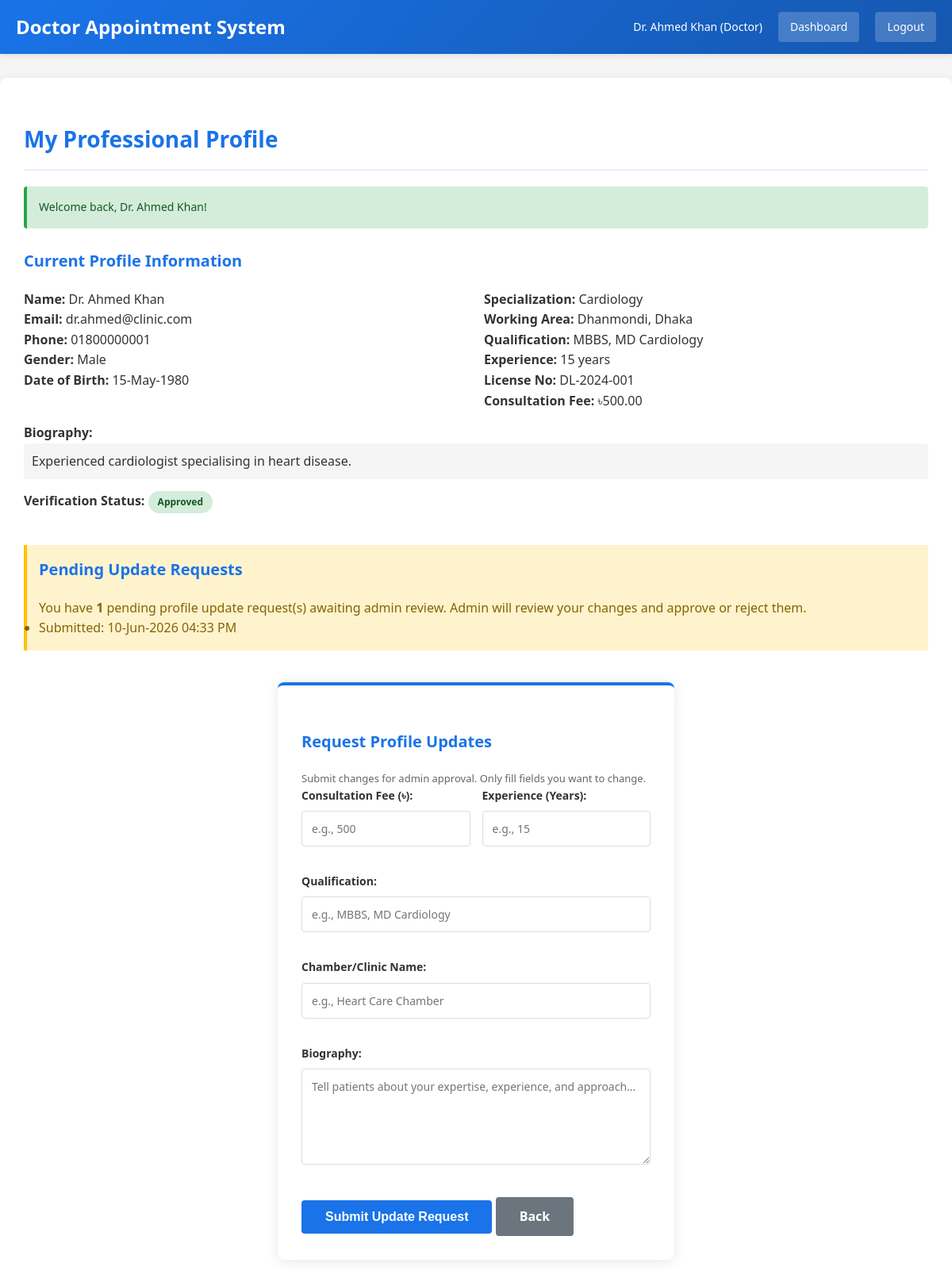
The app's page /doctor_profile.php (signed in) with its own data.
### tables this page shows
CREATE TABLE doctor_profiles (
    doctor_id           INT UNSIGNED PRIMARY KEY,
    specialization_id   SMALLINT UNSIGNED NOT NULL,
    area_id             SMALLINT UNSIGNED NOT NULL,
    gender              ENUM('male','female','other') NOT NULL,
    date_of_birth       DATE NOT NULL,
    license_no          VARCHAR(60) NOT NULL UNIQUE,
    qualification       VARCHAR(200) NOT NULL,
    experience_years    TINYINT UNSIGNED NOT NULL DEFAULT 0,
    current_workplace   VARCHAR(200) NULL,
    chamber_name        VARCHAR(150) NULL,
    chamber_address     TEXT NULL,
    biography           TEXT NULL,
    consultation_fee    DECIMAL(10,2) NOT NULL DEFAULT 0.00,
    profile_image       VARCHAR(300) NULL,
    verification_status ENUM('pending','approved','rejected') DEFAULT 'pending',
    approved_by         INT UNSIGNED NULL,
    approved_at         DATETIME NULL,
    created_at          DATETIME DEFAULT CURRENT_TIMESTAMP,
    updated_at          DATETIME DEFAULT CURRENT_TIMESTAMP ON UPDATE CURRENT_TIMESTAMP,
    FOREIGN KEY (doctor_id)         REFERENCES users(user_id),
    FOREIGN KEY (specialization_id) REFERENCES specializations(specialization_id),
    FOREIGN KEY (area_id)           REFERENCES areas(area_id),
    FOREIGN KEY (approved_by)       REFERENCES users(user_id),
    INDEX idx_verification (verification_status)
);

CREATE TABLE users (
    user_id        INT UNSIGNED PRIMARY KEY AUTO_INCREMENT,
    role_id        TINYINT UNSIGNED NOT NULL,
    full_name      VARCHAR(100) NOT NULL,
    email          VARCHAR(150) NOT NULL UNIQUE,
    phone          VARCHAR(20)  NOT NULL UNIQUE,
    password_hash  VARCHAR(255) NOT NULL,
    account_status ENUM('active','inactive','blocked') DEFAULT 'active',
    created_at     DATETIME DEFAULT CURRENT_TIMESTAMP,
    updated_at     DATETIME DEFAULT CURRENT_TIMESTAMP ON UPDATE CURRENT_TIMESTAMP,
    FOREIGN KEY (role_id) REFERENCES roles(role_id),
    INDEX idx_email (email)
);

CREATE TABLE specializations (
    specialization_id   SMALLINT UNSIGNED PRIMARY KEY AUTO_INCREMENT,
    specialization_name VARCHAR(100) NOT NULL UNIQUE,
    description         TEXT NULL
);

CREATE TABLE areas (
    area_id   SMALLINT UNSIGNED PRIMARY KEY AUTO_INCREMENT,
    area_name VARCHAR(100) NOT NULL,
    city      VARCHAR(80)  NOT NULL,
    district  VARCHAR(80)  NOT NULL
);

CREATE TABLE doctor_profile_update_requests (
    request_id            INT UNSIGNED PRIMARY KEY AUTO_INCREMENT,
    doctor_id             INT UNSIGNED NOT NULL,
    req_specialization_id SMALLINT UNSIGNED NULL,
    req_area_id           SMALLINT UNSIGNED NULL,
    req_license_no        VARCHAR(60)  NULL,
    req_qualification     VARCHAR(200) NULL,
    req_experience_years  TINYINT UNSIGNED NULL,
    req_current_workplace VARCHAR(200) NULL,
    req_chamber_name      VARCHAR(150) NULL,
    req_chamber_address   TEXT NULL,
    req_biography         TEXT NULL,
    req_consultation_fee  DECIMAL(10,2) NULL,
    req_profile_image     VARCHAR(300) NULL,
    supporting_document   VARCHAR(300) NULL,
    request_status        ENUM('pending','approved','rejected') DEFAULT 'pending',
    submitted_at          DATETIME DEFAULT CURRENT_TIMESTAMP,
    reviewed_by           INT UNSIGNED NULL,
    reviewed_at           DATETIME NULL,
    rejection_reason      TEXT NULL,
    FOREIGN KEY (doctor_id)             REFERENCES doctor_profiles(doctor_id),
    FOREIGN KEY (req_specialization_id) REFERENCES specializations(specialization_id),
    FOREIGN KEY (req_area_id)           REFERENCES areas(area_id),
    FOREIGN KEY (reviewed_by)           REFERENCES users(user_id)
);

### auth.php (called while the page is built, shortened)
<?php
function get_current_user_id() {
    return $_SESSION['user_id'] ?? null;
}
?>

### doctor_profile.php (the view, shortened to what this page needs)
<?php
include 'flash.php';
include 'auth.php';
$doctor_id = get_current_user_id();
$apdo = get_admin_pdo();
try {
    $profile = $apdo->query("
        SELECT dp.*, u.email, u.phone, u.full_name,
               s.specialization_name, a.area_name, a.city
        FROM doctor_profiles dp
        JOIN users u ON dp.doctor_id = u.user_id
        JOIN specializations s ON dp.specialization_id = s.specialization_id
        JOIN areas a ON dp.area_id = a.area_id
        WHERE dp.doctor_id = $doctor_id
    ")->fetch(PDO::FETCH_ASSOC);
} catch (PDOException $e) {
    $profile = [];
    set_flash('error', 'Error loading profile');
}
try {
    $pending_requests = $apdo->query("
        SELECT request_id, submitted_at, request_status
        FROM doctor_profile_update_requests
        WHERE doctor_id = $doctor_id AND request_status = 'pending'
        ORDER BY submitted_at DESC
    ")->fetchAll(PDO::FETCH_ASSOC);
} catch (PDOException $e) {
    $pending_requests = [];
}
?>
<!DOCTYPE html>
<html lang="en">
<head>
    <link rel="stylesheet" href="style.css">
</head>
<body>
<div class="navbar">
    <h1>Doctor Appointment System</h1>
    <div class="nav-right">
        <span><?= htmlspecialchars($_SESSION['user_name']) ?> (Doctor)</span>
        <a href="dashboard.php">Dashboard</a>
        <a href="logout.php">Logout</a>
    </div>
</div>
<div class="container">
    <h2>My Professional Profile</h2>
    <?php echo display_flash(); ?>
    <div class="dashboard-section">
        <h3>Current Profile Information</h3>
        <div style="display: grid; grid-template-columns: 1fr 1fr; gap: 20px;">
            <div>
                <p><strong>Name:</strong> <?= htmlspecialchars($profile['full_name']) ?></p>
                <p><strong>Email:</strong> <?= htmlspecialchars($profile['email']) ?></p>
                <p><strong>Phone:</strong> <?= htmlspecialchars($profile['phone']) ?></p>
                <p><strong>Gender:</strong> <?= ucfirst($profile['gender']) ?></p>
                <p><strong>Date of Birth:</strong> <?= date('d-M-Y', strtotime($profile['date_of_birth'])) ?></p>
            </div>
            <div>
                <p><strong>Specialization:</strong> <?= htmlspecialchars($profile['specialization_name']) ?></p>
                <p><strong>Working Area:</strong> <?= htmlspecialchars($profile['area_name'] . ', ' . $profile['city']) ?></p>
                <p><strong>Qualification:</strong> <?= htmlspecialchars($profile['qualification']) ?></p>
                <p><strong>Experience:</strong> <?= (int)$profile['experience_years'] ?> years</p>
                <p><strong>License No:</strong> <?= htmlspecialchars($profile['license_no']) ?></p>
                <p><strong>Consultation Fee:</strong> ৳<?= number_format($profile['consultation_fee'], 2) ?></p>
            </div>
        </div>
        <div style="margin-top: 15px;">
            <p><strong>Biography:</strong></p>
            <p style="background: #f5f5f5; padding: 10px; border-radius: 4px;">
                <?= htmlspecialchars($profile['biography'] ?: 'No biography added') ?>
            </p>
        </div>
        <div style="margin-top: 15px;">
            <p><strong>Verification Status:</strong>
                <span class="badge badge-<?= strtolower($profile['verification_status']) ?>">
                    <?= ucfirst($profile['verification_status']) ?>
                </span>
            </p>
        </div>
    </div>
    <?php if (!empty($pending_requests)): ?>
        <div class="dashboard-section" style="margin-top: 24px; background: #fff3cd; border-left: 4px solid #ffc107; padding: 15px;">
            <h3 style="margin-top: 0;">Pending Update Requests</h3>
            <p style="color: #856404;">
                You have <strong><?= count($pending_requests) ?></strong> pending profile update request(s) awaiting admin review.
                Admin will review your changes and approve or reject them.
            </p>
            <ul style="color: #856404;">
                <?php foreach ($pending_requests as $req): ?>
                    <li>Submitted: <?= date('d-M-Y h:i A', strtotime($req['submitted_at'])) ?></li>
                <?php endforeach; ?>
            </ul>
        </div>
    <?php endif; ?>
    <div class="form-box" style="margin-top: 24px;">
        <h3>Request Profile Updates</h3>
        <p style="color: #666; font-size: 13px;">Submit changes for admin approval. Only fill fields you want to change.</p>
        <form method="POST">
            <div style="display: grid; grid-template-columns: 1fr 1fr; gap: 15px;">
                <div class="form-group">
                    <label>Consultation Fee (৳):</label>
                    <input type="number" name="consultation_fee" min="0" step="0.01"
                           placeholder="e.g., 500" value="<?= htmlspecialchars($_POST['consultation_fee'] ?? '') ?>">
                </div>
                <div class="form-group">
                    <label>Experience (Years):</label>
                    <input type="number" name="experience_years" min="0" max="70"
                           placeholder="e.g., 15" value="<?= htmlspecialchars($_POST['experience_years'] ?? '') ?>">
                </div>
                <div class="form-group" style="grid-column: 1 / -1;">
                    <label>Qualification:</label>
                    <input type="text" name="qualification" placeholder="e.g., MBBS, MD Cardiology"
                           value="<?= htmlspecialchars($_POST['qualification'] ?? '') ?>">
                </div>
                <div class="form-group" style="grid-column: 1 / -1;">
                    <label>Chamber/Clinic Name:</label>
                    <input type="text" name="chamber_name" placeholder="e.g., Heart Care Chamber"
                           value="<?= htmlspecialchars($_POST['chamber_name'] ?? '') ?>">
                </div>
                <div class="form-group" style="grid-column: 1 / -1;">
                    <label>Biography:</label>
                    <textarea name="biography" rows="5" placeholder="Tell patients about your expertise, experience, and approach..."><?= htmlspecialchars($_POST['biography'] ?? '') ?></textarea>
                </div>
            </div>
            <button type="submit" class="btn btn-primary" style="margin-top: 15px;">Submit Update Request</button>
            <a href="dashboard.php" class="btn btn-secondary" style="margin-top: 15px;">Back</a>
        </form>
    </div>
</div>
</body>
</html>

### style.css (style rules this page uses)
* { margin: 0; padding: 0; box-sizing: border-box; }
body { font-family: 'Segoe UI', Tahoma, Geneva, Verdana, sans-serif; background-color: #f5f5f5; color: #333; line-height: 1.6; }
.navbar { background: linear-gradient(135deg, #1a73e8 0%, #1557b0 100%); color: white; padding: 15px 20px; display: flex; justify-content: space-between; align-items: center; box-shadow: 0 2px 8px rgba(0,0,0,0.1); }
.navbar h1 { font-size: 24px; font-weight: 600; }
.nav-right { display: flex; gap: 20px; align-items: center; }
.nav-right span { font-size: 14px; }
.nav-right a { color: white; text-decoration: none; padding: 8px 15px; background-color: rgba(255,255,255,0.2); border-radius: 4px; transition: all 0.3s; font-size: 14px; }
.container { max-width: 1200px; margin: 30px auto; padding: 30px; background-color: white; border-radius: 8px; box-shadow: 0 2px 10px rgba(0,0,0,0.1); }
h2, h3 { color: #1a73e8; margin-bottom: 20px; margin-top: 25px; font-weight: 600; }
h2 { font-size: 28px; border-bottom: 2px solid #e8f0fe; padding-bottom: 15px; }
h3 { font-size: 20px; }
.form-box { max-width: 500px; margin: 30px auto; padding: 30px; background-color: white; border-radius: 8px; box-shadow: 0 2px 15px rgba(0,0,0,0.1); border-top: 4px solid #1a73e8; }
.form-group { margin-bottom: 18px; }
.form-group label { display: block; margin-bottom: 8px; font-weight: 600; color: #333; font-size: 14px; }
.form-group input, .form-group select, .form-group textarea { width: 100%; padding: 12px; border: 1px solid #ddd; border-radius: 4px; font-size: 14px; font-family: inherit; transition: all 0.3s; }
.btn { background-color: #1a73e8; color: white; padding: 12px 30px; border: none; border-radius: 4px; cursor: pointer; font-size: 16px; font-weight: 600; transition: all 0.3s; display: inline-block; text-decoration: none; text-align: center; }
.btn-secondary { background-color: #6c757d; color: white; }
.badge { display: inline-block; padding: 4px 12px; border-radius: 20px; font-size: 12px; font-weight: 600; white-space: nowrap; }
.badge-approved { background-color: #d4edda; color: #155724; }
.dashboard-section { margin-bottom: 40px; }
a { color: #1a73e8; text-decoration: none; }

### records on screen
doctor_profiles: doctor_id.full_name "Dr. Ahmed Khan", doctor_id.email "dr.ahmed@clinic.com", doctor_id.phone "01800000001", gender "Male", date_of_birth "15-May-1980", specialization.specialization_name "Cardiology", area.city "Dhanmondi, Dhaka", qualification "MBBS, MD Cardiology", experience_years "15", license_no "DL-2024-001", consultation_fee "500.00", biography "Experienced cardiologist specialising in heart disease.", verification_status "Approved"
doctor_profile_update_requests: submitted_at "10-Jun-2026 04:33 PM"

### other values on screen
$_SESSION['user_name'] "Dr. Ahmed Khan"
$message "Welcome back, Dr. Ahmed Khan!"
count($pending_requests) "1"
